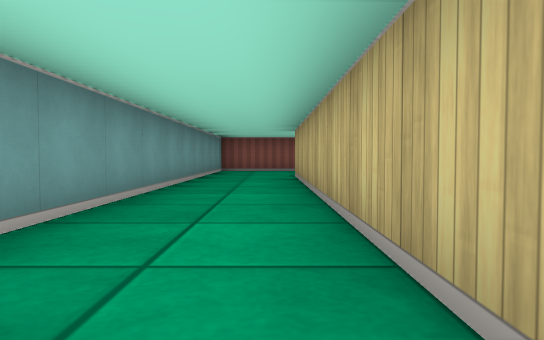
View 1 (above)

22 first-person views from a walk through a cub3D ray-caster map. The camera is about half as high as the walls, tilts 2° down and sees 70° across. The floor is counted in squares. Each view is taken from the middle of a square. On the plan, view 1 faces up. The plan holds only what a view shows up to about 9 squares ahead; the rest is blank.

View 2
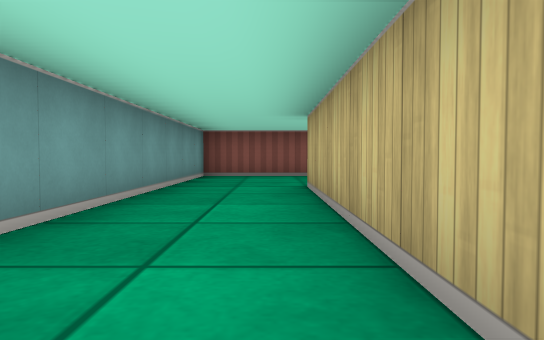

View 3
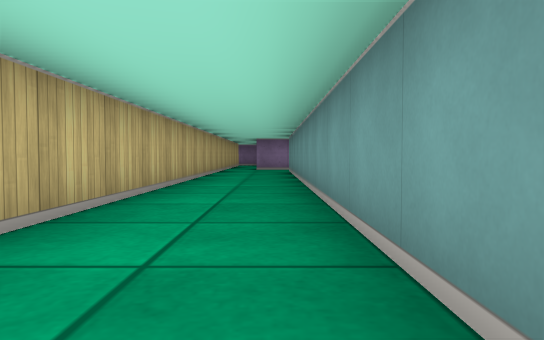

View 4
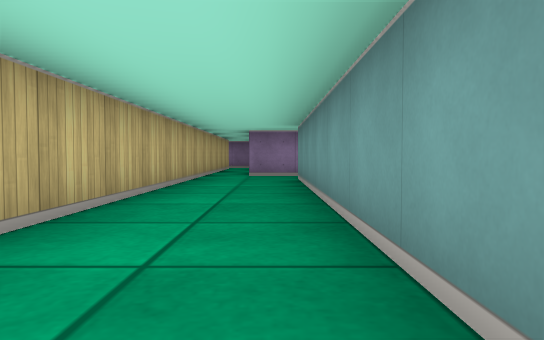

View 5
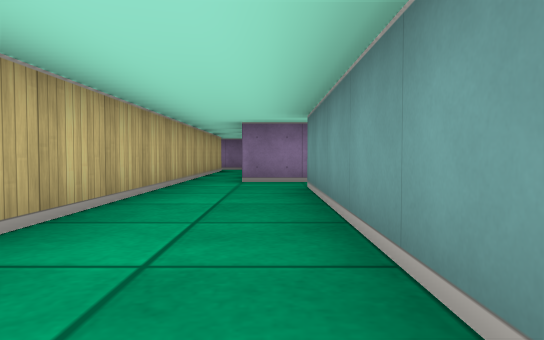

View 6
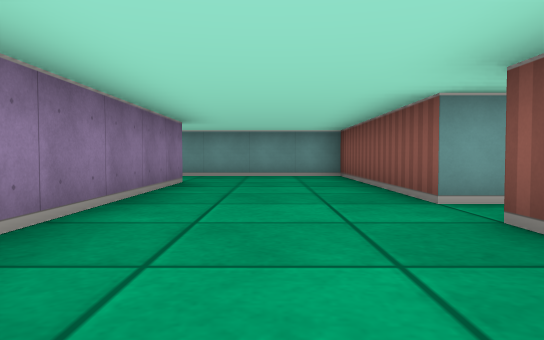

View 7
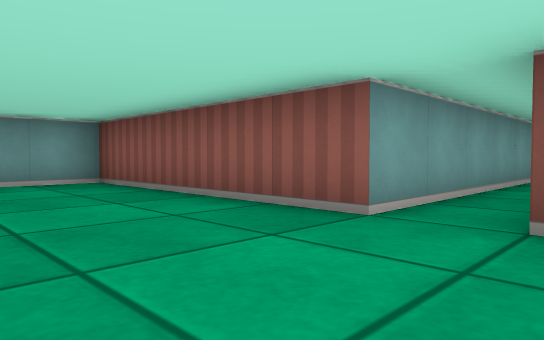

View 8
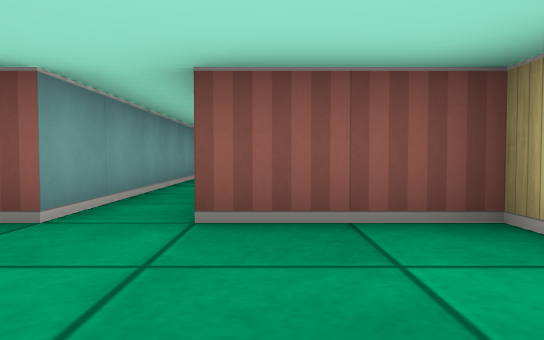

View 9
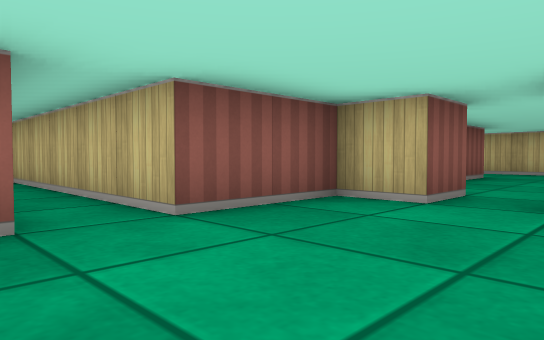

View 10
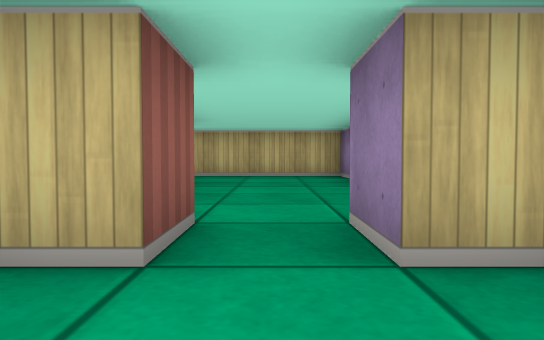

View 11
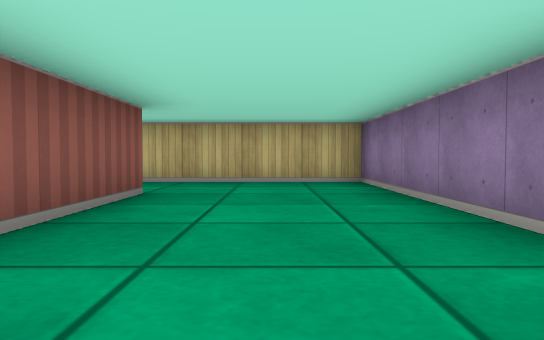

View 12
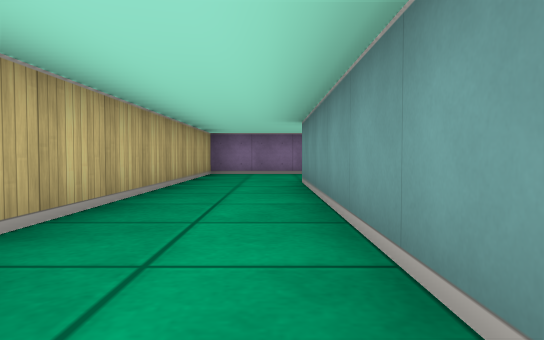

View 13
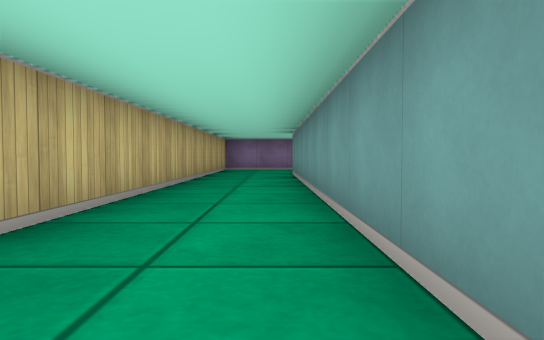

View 14
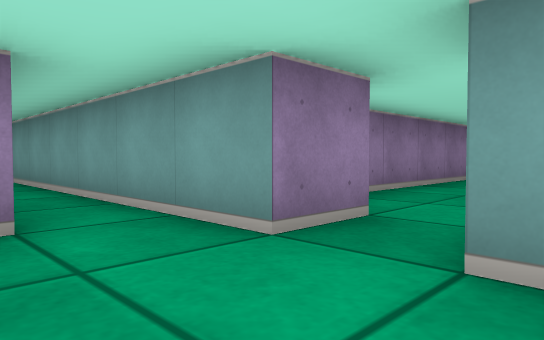

View 15
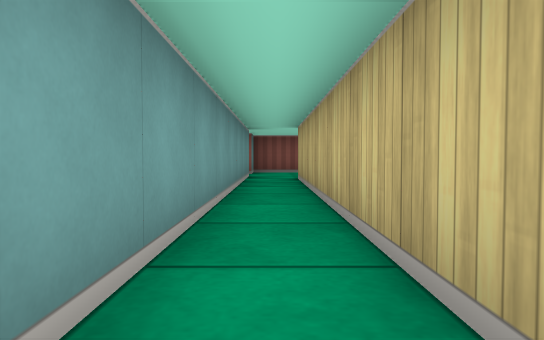

View 16
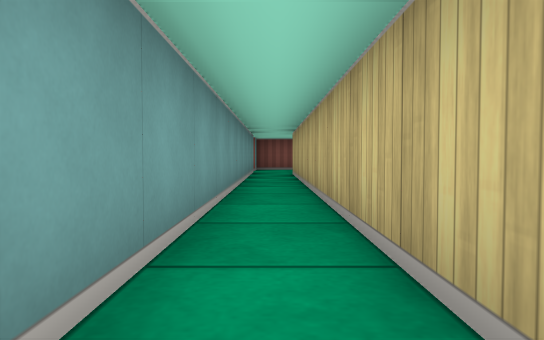

View 17
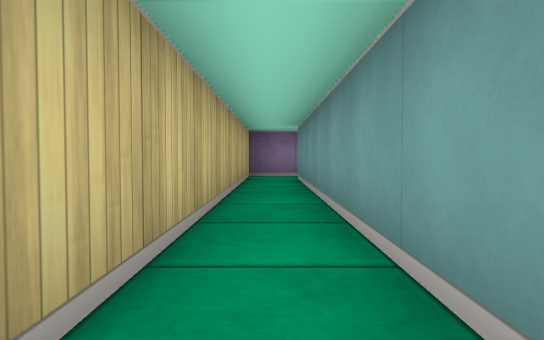

View 18
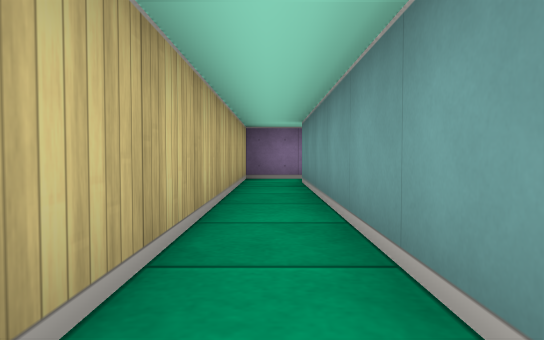

View 19
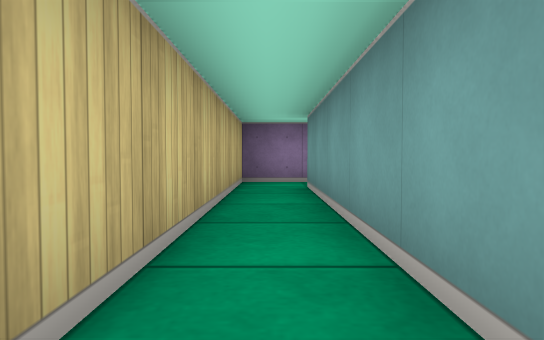

View 20
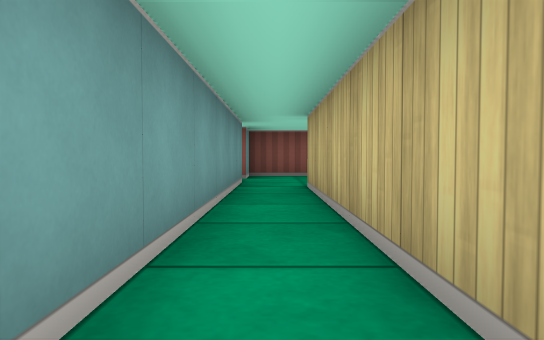

View 21
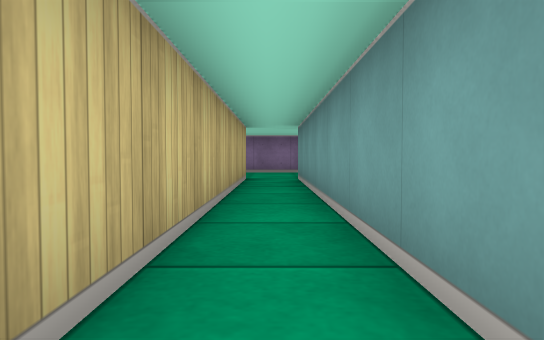

View 22
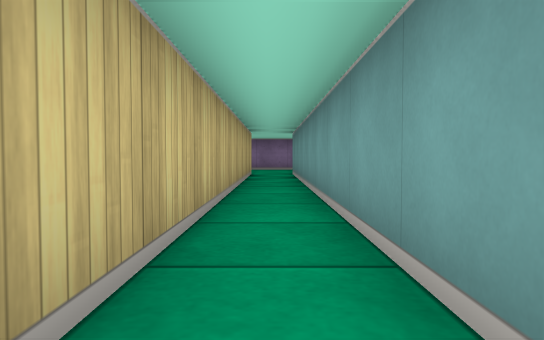

### Floor plan
Points are (right, up) in squares from view 1. A wall is a line through its corners. A room is listed if a view was taken in it or the views show most of it. See-through windows are left out.
Room 1 (views 1, 2, 3, 4, 5, 6, 7, 8, 9, 10, 11, 21, 22)
walls: (6.5, 8.9) (6.5, 9.5) (7.5, 9.5); (7.5, 10.5) (6.5, 10.5) (6.5, 11.5) (4.5, 11.5) (4.5, 20.4); (3.5, 20.4) (3.5, 11.5) (-1.5, 11.5) (-1.5, -7.5); (0.5, -8.6) (0.5, 8.5) (4.9, 8.5); (-1.6, -8.5) (-0.5, -8.5)
ways out: opening at (7, 10) to room 2; opening at (-2, -8); opening at (0, -8)
Room 2 (views 12, 13, 14, 15, 16, 17, 18, 19, 20)
walls: (11.5, 20.4) (11.5, 11.5) (7.5, 11.5) (7.5, 10.5); (7.5, 9.5) (7.5, -5.5); (7.4, -6.5) (8.5, -6.5) (8.5, 8.5) (13.5, 8.5) (13.5, 18.9)
ways out: opening at (7, 10) to room 1; opening at (6.5, -6)

Where each view was taken, in squares from view 1:
view 1: 0 up, 0 right, facing up
view 2: 3 up, 0 right, facing up
view 3: 4 up, 1 left, facing down
view 4: 0 up, 1 left, facing down
view 5: 2 down, 1 left, facing down
view 6: 10 up, 7 right, facing left
view 7: 9 up, 5 right, facing up-left
view 8: 9 up, 5 right, facing up
view 9: 9 up, 3 right, facing up-right
view 10: 10 up, 5 right, facing right
view 11: 10 up, 7 right, facing right
view 12: 18 up, 12 right, facing down
view 13: 21 up, 12 right, facing down
view 14: 11 up, 9 right, facing down-left
view 15: 1 up, 8 right, facing up
view 16: 1 down, 8 right, facing up
view 17: 2 up, 8 right, facing down
view 18: 1 up, 8 right, facing down
view 19: 0 up, 8 right, facing down
view 20: 3 up, 8 right, facing up
view 21: 19 up, 4 right, facing down
view 22: 21 up, 4 right, facing down
